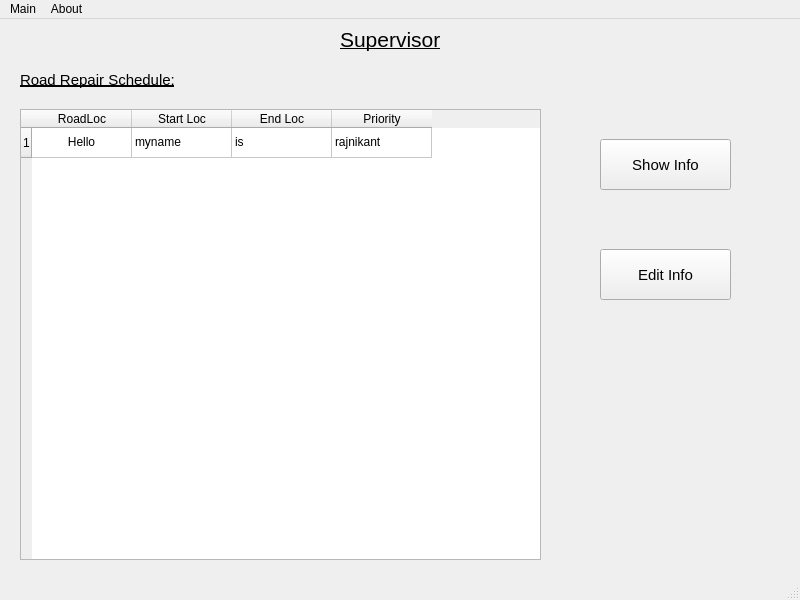
<?xml version="1.0" encoding="UTF-8"?>
<ui version="4.0">
 <class>MainSupervisor</class>
 <widget class="QMainWindow" name="MainSupervisor">
  <property name="geometry">
   <rect>
    <x>0</x>
    <y>0</y>
    <width>800</width>
    <height>600</height>
   </rect>
  </property>
  <property name="font">
   <font>
    <pointsize>9</pointsize>
   </font>
  </property>
  <property name="windowTitle">
   <string>MainWindow</string>
  </property>
  <widget class="QWidget" name="centralwidget">
   <widget class="QLabel" name="label">
    <property name="geometry">
     <rect>
      <x>340</x>
      <y>0</y>
      <width>131</width>
      <height>41</height>
     </rect>
    </property>
    <property name="font">
     <font>
      <pointsize>16</pointsize>
      <underline>true</underline>
     </font>
    </property>
    <property name="text">
     <string>Supervisor</string>
    </property>
   </widget>
   <widget class="QTableWidget" name="tableWidget">
    <property name="geometry">
     <rect>
      <x>20</x>
      <y>90</y>
      <width>521</width>
      <height>451</height>
     </rect>
    </property>
    <property name="editTriggers">
     <set>QAbstractItemView::NoEditTriggers</set>
    </property>
    <row>
     <property name="text">
      <string>1</string>
     </property>
    </row>
    <column>
     <property name="text">
      <string>RoadLoc</string>
     </property>
     <property name="textAlignment">
      <set>AlignCenter</set>
     </property>
     <property name="background">
      <color>
       <red>194</red>
       <green>194</green>
       <blue>194</blue>
      </color>
     </property>
    </column>
    <column>
     <property name="text">
      <string>Start Loc</string>
     </property>
     <property name="background">
      <color>
       <red>194</red>
       <green>194</green>
       <blue>194</blue>
      </color>
     </property>
    </column>
    <column>
     <property name="text">
      <string>End Loc</string>
     </property>
     <property name="background">
      <color>
       <red>194</red>
       <green>194</green>
       <blue>194</blue>
      </color>
     </property>
    </column>
    <column>
     <property name="text">
      <string>Priority</string>
     </property>
     <property name="textAlignment">
      <set>AlignCenter</set>
     </property>
     <property name="background">
      <color>
       <red>194</red>
       <green>194</green>
       <blue>194</blue>
      </color>
     </property>
    </column>
    <item row="0" column="0">
     <property name="text">
      <string>Hello</string>
     </property>
     <property name="textAlignment">
      <set>AlignCenter</set>
     </property>
    </item>
    <item row="0" column="1">
     <property name="text">
      <string>myname </string>
     </property>
    </item>
    <item row="0" column="2">
     <property name="text">
      <string>is </string>
     </property>
    </item>
    <item row="0" column="3">
     <property name="text">
      <string>rajnikant</string>
     </property>
    </item>
   </widget>
   <widget class="QLabel" name="label_2">
    <property name="geometry">
     <rect>
      <x>20</x>
      <y>50</y>
      <width>191</width>
      <height>21</height>
     </rect>
    </property>
    <property name="font">
     <font>
      <pointsize>11</pointsize>
      <underline>true</underline>
     </font>
    </property>
    <property name="text">
     <string>Road Repair Schedule:</string>
    </property>
   </widget>
   <widget class="QPushButton" name="pushButton">
    <property name="geometry">
     <rect>
      <x>600</x>
      <y>120</y>
      <width>131</width>
      <height>51</height>
     </rect>
    </property>
    <property name="font">
     <font>
      <pointsize>11</pointsize>
     </font>
    </property>
    <property name="text">
     <string>Show Info</string>
    </property>
   </widget>
   <widget class="QPushButton" name="pushButton_2">
    <property name="geometry">
     <rect>
      <x>600</x>
      <y>230</y>
      <width>131</width>
      <height>51</height>
     </rect>
    </property>
    <property name="font">
     <font>
      <pointsize>11</pointsize>
     </font>
    </property>
    <property name="text">
     <string>Edit Info</string>
    </property>
   </widget>
  </widget>
  <widget class="QMenuBar" name="menubar">
   <property name="geometry">
    <rect>
     <x>0</x>
     <y>0</y>
     <width>800</width>
     <height>26</height>
    </rect>
   </property>
   <widget class="QMenu" name="menuMain">
    <property name="title">
     <string>Main</string>
    </property>
   </widget>
   <widget class="QMenu" name="menuAbout">
    <property name="title">
     <string>About</string>
    </property>
    <addaction name="actionDevelopers"/>
   </widget>
   <addaction name="menuMain"/>
   <addaction name="menuAbout"/>
  </widget>
  <widget class="QStatusBar" name="statusbar"/>
  <action name="actionDevelopers">
   <property name="text">
    <string>Developers</string>
   </property>
  </action>
 </widget>
 <resources/>
 <connections/>
</ui>
